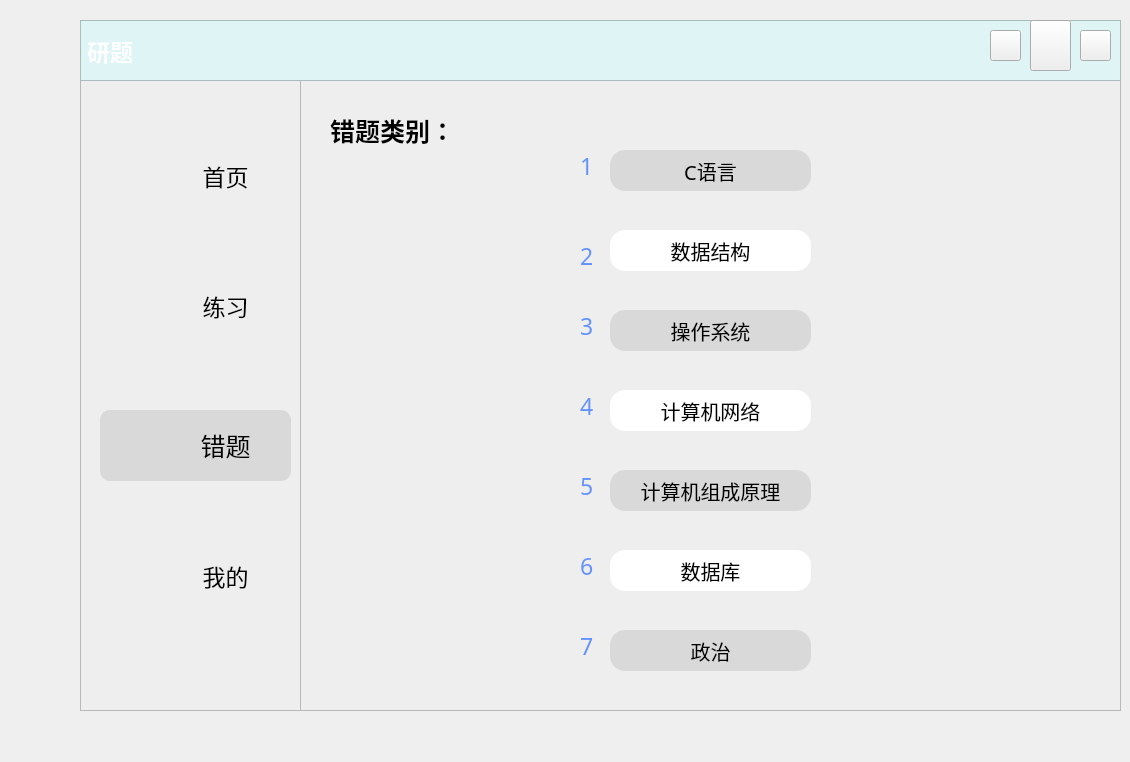
<?xml version="1.0" encoding="UTF-8"?>
<ui version="4.0">
 <class>Form</class>
 <widget class="QWidget" name="Form">
  <property name="geometry">
   <rect>
    <x>0</x>
    <y>0</y>
    <width>1130</width>
    <height>762</height>
   </rect>
  </property>
  <property name="font">
   <font>
    <family>微软雅黑</family>
   </font>
  </property>
  <property name="windowTitle">
   <string>Form</string>
  </property>
  <widget class="QPushButton" name="wr_class7">
   <property name="geometry">
    <rect>
     <x>610</x>
     <y>630</y>
     <width>201</width>
     <height>41</height>
    </rect>
   </property>
   <property name="font">
    <font>
     <family>微软雅黑</family>
     <pointsize>15</pointsize>
    </font>
   </property>
   <property name="styleSheet">
    <string notr="true">
QPushButton{
	background-color: rgb(217, 217, 217);
	border-radius:15px

}
QPushButton:pressed{
	padding-left:5px;
	padding-top:5px;	
	background-color: rgb(242, 255, 254);
}</string>
   </property>
   <property name="text">
    <string>政治</string>
   </property>
  </widget>
  <widget class="QLabel" name="wrong_class">
   <property name="geometry">
    <rect>
     <x>330</x>
     <y>100</y>
     <width>141</width>
     <height>61</height>
    </rect>
   </property>
   <property name="font">
    <font>
     <family>微软雅黑</family>
     <pointsize>19</pointsize>
     <weight>75</weight>
     <bold>true</bold>
    </font>
   </property>
   <property name="styleSheet">
    <string notr="true"/>
   </property>
   <property name="text">
    <string>错题类别：</string>
   </property>
  </widget>
  <widget class="QPushButton" name="wr_class1">
   <property name="geometry">
    <rect>
     <x>610</x>
     <y>150</y>
     <width>201</width>
     <height>41</height>
    </rect>
   </property>
   <property name="font">
    <font>
     <family>微软雅黑</family>
     <pointsize>15</pointsize>
    </font>
   </property>
   <property name="styleSheet">
    <string notr="true">
QPushButton{
	background-color: rgb(217, 217, 217);
	border-radius:15px

}
QPushButton:pressed{
	padding-left:5px;
	padding-top:5px;	
	background-color: rgb(242, 255, 254);
}</string>
   </property>
   <property name="text">
    <string>C语言</string>
   </property>
  </widget>
  <widget class="QFrame" name="frame_left">
   <property name="geometry">
    <rect>
     <x>80</x>
     <y>20</y>
     <width>221</width>
     <height>691</height>
    </rect>
   </property>
   <property name="styleSheet">
    <string notr="true">QFrame{
	background-color: rgb(238, 238, 238);
	
}</string>
   </property>
   <property name="frameShape">
    <enum>QFrame::StyledPanel</enum>
   </property>
   <property name="frameShadow">
    <enum>QFrame::Sunken</enum>
   </property>
   <property name="lineWidth">
    <number>0</number>
   </property>
   <widget class="QFrame" name="frame_chosen">
    <property name="geometry">
     <rect>
      <x>20</x>
      <y>390</y>
      <width>191</width>
      <height>71</height>
     </rect>
    </property>
    <property name="font">
     <font>
      <family>微软雅黑</family>
     </font>
    </property>
    <property name="styleSheet">
     <string notr="true">background-color: rgb(217, 217, 217);
border-radius:10px;
</string>
    </property>
    <property name="frameShape">
     <enum>QFrame::StyledPanel</enum>
    </property>
    <property name="frameShadow">
     <enum>QFrame::Raised</enum>
    </property>
    <widget class="QLabel" name="label_wrong">
     <property name="geometry">
      <rect>
       <x>0</x>
       <y>20</y>
       <width>61</width>
       <height>41</height>
      </rect>
     </property>
     <property name="styleSheet">
      <string notr="true">image: url(:/新前缀/错题.png);
background-color: rgb(217, 217, 217);</string>
     </property>
     <property name="text">
      <string/>
     </property>
    </widget>
    <widget class="QPushButton" name="Bt_wrong">
     <property name="geometry">
      <rect>
       <x>60</x>
       <y>0</y>
       <width>131</width>
       <height>71</height>
      </rect>
     </property>
     <property name="font">
      <font>
       <family>微软雅黑</family>
       <pointsize>19</pointsize>
      </font>
     </property>
     <property name="cursor">
      <cursorShape>PointingHandCursor</cursorShape>
     </property>
     <property name="styleSheet">
      <string notr="true">QPushButton{
	color: rgb(0, 0, 0);
	color: rgb(0, 0, 0);
	border-radius:30px
}
QPushButton:pressed{
	padding-left:5px;
	padding-top:5px;
}
</string>
     </property>
     <property name="text">
      <string>错题</string>
     </property>
    </widget>
   </widget>
   <widget class="QPushButton" name="Bt_mine">
    <property name="geometry">
     <rect>
      <x>80</x>
      <y>520</y>
      <width>131</width>
      <height>71</height>
     </rect>
    </property>
    <property name="font">
     <font>
      <family>微软雅黑</family>
      <pointsize>17</pointsize>
      <weight>50</weight>
      <bold>false</bold>
     </font>
    </property>
    <property name="cursor">
     <cursorShape>PointingHandCursor</cursorShape>
    </property>
    <property name="styleSheet">
     <string notr="true">QPushButton{
	border-radius:30px

}
QPushButton:hover{
	background-color: rgb(217, 217, 217);
	border-radius:30px

}
QPushButton:pressed{
padding-left:5px;
	padding-top:5px;
	background-color: rgb(242, 255, 254);
}</string>
    </property>
    <property name="text">
     <string>我的</string>
    </property>
   </widget>
   <widget class="QPushButton" name="Bt_exercise">
    <property name="geometry">
     <rect>
      <x>80</x>
      <y>250</y>
      <width>131</width>
      <height>71</height>
     </rect>
    </property>
    <property name="font">
     <font>
      <family>微软雅黑</family>
      <pointsize>17</pointsize>
      <weight>50</weight>
      <bold>false</bold>
     </font>
    </property>
    <property name="cursor">
     <cursorShape>PointingHandCursor</cursorShape>
    </property>
    <property name="styleSheet">
     <string notr="true">QPushButton{
	border-radius:30px

}
QPushButton:hover{
	background-color: rgb(217, 217, 217);
	border-radius:30px
}
QPushButton:pressed{
padding-left:5px;
	padding-top:5px;
	background-color: rgb(242, 255, 254);
}
</string>
    </property>
    <property name="text">
     <string>练习</string>
    </property>
   </widget>
   <widget class="QLabel" name="label_exercise">
    <property name="geometry">
     <rect>
      <x>20</x>
      <y>260</y>
      <width>61</width>
      <height>51</height>
     </rect>
    </property>
    <property name="styleSheet">
     <string notr="true">image: url(:/新前缀/练习2.png);</string>
    </property>
    <property name="text">
     <string/>
    </property>
   </widget>
   <widget class="QLabel" name="label_mine">
    <property name="geometry">
     <rect>
      <x>20</x>
      <y>530</y>
      <width>61</width>
      <height>51</height>
     </rect>
    </property>
    <property name="styleSheet">
     <string notr="true">image: url(:/新前缀/我的.png);</string>
    </property>
    <property name="text">
     <string/>
    </property>
   </widget>
   <widget class="QLabel" name="label_main">
    <property name="geometry">
     <rect>
      <x>20</x>
      <y>130</y>
      <width>61</width>
      <height>51</height>
     </rect>
    </property>
    <property name="styleSheet">
     <string notr="true">image: url(:/新前缀/首页.png);</string>
    </property>
    <property name="text">
     <string/>
    </property>
   </widget>
   <widget class="QPushButton" name="Bt_main">
    <property name="geometry">
     <rect>
      <x>80</x>
      <y>120</y>
      <width>131</width>
      <height>71</height>
     </rect>
    </property>
    <property name="font">
     <font>
      <family>微软雅黑</family>
      <pointsize>17</pointsize>
      <weight>50</weight>
      <italic>false</italic>
      <bold>false</bold>
      <underline>false</underline>
      <strikeout>false</strikeout>
     </font>
    </property>
    <property name="cursor">
     <cursorShape>PointingHandCursor</cursorShape>
    </property>
    <property name="styleSheet">
     <string notr="true">QPushButton{
	border-radius:30px

}
QPushButton:hover{
	background-color: rgb(217, 217, 217);
	border-radius:30px
}
QPushButton:pressed{
padding-left:5px;
	padding-top:5px;
	background-color: rgb(242, 255, 254);
}
</string>
    </property>
    <property name="text">
     <string>首页</string>
    </property>
   </widget>
  </widget>
  <widget class="QPushButton" name="wr_class3">
   <property name="geometry">
    <rect>
     <x>610</x>
     <y>310</y>
     <width>201</width>
     <height>41</height>
    </rect>
   </property>
   <property name="font">
    <font>
     <family>微软雅黑</family>
     <pointsize>15</pointsize>
    </font>
   </property>
   <property name="styleSheet">
    <string notr="true">
QPushButton{
	background-color: rgb(217, 217, 217);
	border-radius:15px

}
QPushButton:pressed{
	padding-left:5px;
	padding-top:5px;	
	background-color: rgb(242, 255, 254);
}</string>
   </property>
   <property name="text">
    <string>操作系统</string>
   </property>
  </widget>
  <widget class="QPushButton" name="wr_class5">
   <property name="geometry">
    <rect>
     <x>610</x>
     <y>470</y>
     <width>201</width>
     <height>41</height>
    </rect>
   </property>
   <property name="font">
    <font>
     <family>微软雅黑</family>
     <pointsize>15</pointsize>
    </font>
   </property>
   <property name="styleSheet">
    <string notr="true">
QPushButton{
	background-color: rgb(217, 217, 217);
	border-radius:15px

}
QPushButton:pressed{
	padding-left:5px;
	padding-top:5px;	
	background-color: rgb(242, 255, 254);
}</string>
   </property>
   <property name="text">
    <string>计算机组成原理</string>
   </property>
  </widget>
  <widget class="QPushButton" name="Bt_back">
   <property name="geometry">
    <rect>
     <x>990</x>
     <y>30</y>
     <width>31</width>
     <height>31</height>
    </rect>
   </property>
   <property name="styleSheet">
    <string notr="true">QPushButton{
	
	border-image: url(:/新前缀/返回2.png);
}
QPushButton:hover{
	background-color: rgb(217, 217, 217);
	border-radius:30px
}
QPushButton:pressed{
	padding-left:5px;
	padding-top:5px;
}</string>
   </property>
   <property name="text">
    <string/>
   </property>
  </widget>
  <widget class="QLabel" name="label_right">
   <property name="enabled">
    <bool>true</bool>
   </property>
   <property name="geometry">
    <rect>
     <x>300</x>
     <y>20</y>
     <width>821</width>
     <height>691</height>
    </rect>
   </property>
   <property name="styleSheet">
    <string notr="true">QFrame{
	background-color: rgb(238, 238, 238);
}</string>
   </property>
   <property name="frameShape">
    <enum>QFrame::StyledPanel</enum>
   </property>
   <property name="frameShadow">
    <enum>QFrame::Sunken</enum>
   </property>
   <property name="text">
    <string/>
   </property>
  </widget>
  <widget class="QPushButton" name="Bt_minimise">
   <property name="geometry">
    <rect>
     <x>1030</x>
     <y>20</y>
     <width>41</width>
     <height>51</height>
    </rect>
   </property>
   <property name="styleSheet">
    <string notr="true">
QPushButton{
	
	border-image: url(:/新前缀/最小化.png);
}
QPushButton:hover{
	background-color: rgb(217, 217, 217);
	border-radius:30px
}
QPushButton:pressed{
	padding-left:5px;
	padding-top:5px;
}</string>
   </property>
   <property name="text">
    <string/>
   </property>
   <property name="icon">
    <iconset>
     <normaloff>:/icon/res/icon/最小化.png</normaloff>:/icon/res/icon/最小化.png</iconset>
   </property>
  </widget>
  <widget class="QPushButton" name="wr_class4">
   <property name="geometry">
    <rect>
     <x>610</x>
     <y>390</y>
     <width>201</width>
     <height>41</height>
    </rect>
   </property>
   <property name="font">
    <font>
     <family>微软雅黑</family>
     <pointsize>15</pointsize>
    </font>
   </property>
   <property name="styleSheet">
    <string notr="true">QPushButton{
	
	background-color: rgb(255, 255, 255);
	border-radius:15px

}
QPushButton:pressed{
	padding-left:5px;
	padding-top:5px;
background-color: rgb(242, 255, 254);
}</string>
   </property>
   <property name="text">
    <string>计算机网络</string>
   </property>
  </widget>
  <widget class="QPushButton" name="Bt_exit">
   <property name="geometry">
    <rect>
     <x>1080</x>
     <y>30</y>
     <width>31</width>
     <height>31</height>
    </rect>
   </property>
   <property name="styleSheet">
    <string notr="true">

QPushButton{
	
	border-image: url(:/新前缀/关闭窗口.png);
	

}
QPushButton:hover{
	
	background-color: rgb(255, 0, 0);
	border-radius:30px
}
QPushButton:pressed{
	padding-left:5px;
	padding-top:5px;
}</string>
   </property>
   <property name="text">
    <string/>
   </property>
  </widget>
  <widget class="QPushButton" name="wr_class2">
   <property name="geometry">
    <rect>
     <x>610</x>
     <y>230</y>
     <width>201</width>
     <height>41</height>
    </rect>
   </property>
   <property name="font">
    <font>
     <family>微软雅黑</family>
     <pointsize>15</pointsize>
    </font>
   </property>
   <property name="autoFillBackground">
    <bool>false</bool>
   </property>
   <property name="styleSheet">
    <string notr="true">QPushButton{
	
	background-color: rgb(255, 255, 255);
	border-radius:15px

}
QPushButton:pressed{
	padding-left:5px;
	padding-top:5px;
background-color: rgb(242, 255, 254);
}</string>
   </property>
   <property name="text">
    <string>数据结构</string>
   </property>
  </widget>
  <widget class="QPushButton" name="wr_class6">
   <property name="geometry">
    <rect>
     <x>610</x>
     <y>550</y>
     <width>201</width>
     <height>41</height>
    </rect>
   </property>
   <property name="font">
    <font>
     <family>微软雅黑</family>
     <pointsize>15</pointsize>
    </font>
   </property>
   <property name="styleSheet">
    <string notr="true">QPushButton{
	
	background-color: rgb(255, 255, 255);
	border-radius:15px

}
QPushButton:pressed{
	padding-left:5px;
	padding-top:5px;
background-color: rgb(242, 255, 254);
}</string>
   </property>
   <property name="text">
    <string>数据库</string>
   </property>
  </widget>
  <widget class="QLabel" name="head_background">
   <property name="geometry">
    <rect>
     <x>80</x>
     <y>20</y>
     <width>1041</width>
     <height>61</height>
    </rect>
   </property>
   <property name="font">
    <font>
     <family>微软雅黑</family>
     <pointsize>17</pointsize>
     <weight>75</weight>
     <bold>true</bold>
    </font>
   </property>
   <property name="styleSheet">
    <string notr="true">background-color: rgb(222, 244, 245);
background-image: url(:/新前缀/背景1.jpg);
color: rgb(255, 255, 255);</string>
   </property>
   <property name="frameShape">
    <enum>QFrame::StyledPanel</enum>
   </property>
   <property name="frameShadow">
    <enum>QFrame::Sunken</enum>
   </property>
   <property name="text">
    <string>研题</string>
   </property>
  </widget>
  <widget class="QLabel" name="label_t1">
   <property name="geometry">
    <rect>
     <x>580</x>
     <y>150</y>
     <width>21</width>
     <height>31</height>
    </rect>
   </property>
   <property name="font">
    <font>
     <family>微软雅黑</family>
     <pointsize>17</pointsize>
    </font>
   </property>
   <property name="styleSheet">
    <string notr="true">color: rgb(99, 146, 255);</string>
   </property>
   <property name="text">
    <string>1</string>
   </property>
  </widget>
  <widget class="QLabel" name="label_t4">
   <property name="geometry">
    <rect>
     <x>580</x>
     <y>390</y>
     <width>21</width>
     <height>31</height>
    </rect>
   </property>
   <property name="font">
    <font>
     <family>微软雅黑</family>
     <pointsize>17</pointsize>
    </font>
   </property>
   <property name="styleSheet">
    <string notr="true">color: rgb(99, 146, 255);</string>
   </property>
   <property name="text">
    <string>4</string>
   </property>
  </widget>
  <widget class="QLabel" name="label_t3">
   <property name="geometry">
    <rect>
     <x>580</x>
     <y>310</y>
     <width>21</width>
     <height>31</height>
    </rect>
   </property>
   <property name="font">
    <font>
     <family>微软雅黑</family>
     <pointsize>17</pointsize>
    </font>
   </property>
   <property name="styleSheet">
    <string notr="true">color: rgb(99, 146, 255);</string>
   </property>
   <property name="text">
    <string>3</string>
   </property>
  </widget>
  <widget class="QLabel" name="label_t5">
   <property name="geometry">
    <rect>
     <x>580</x>
     <y>470</y>
     <width>21</width>
     <height>31</height>
    </rect>
   </property>
   <property name="font">
    <font>
     <family>微软雅黑</family>
     <pointsize>17</pointsize>
    </font>
   </property>
   <property name="styleSheet">
    <string notr="true">color: rgb(99, 146, 255);</string>
   </property>
   <property name="text">
    <string>5</string>
   </property>
  </widget>
  <widget class="QLabel" name="label_t6">
   <property name="geometry">
    <rect>
     <x>580</x>
     <y>550</y>
     <width>21</width>
     <height>31</height>
    </rect>
   </property>
   <property name="font">
    <font>
     <family>微软雅黑</family>
     <pointsize>17</pointsize>
    </font>
   </property>
   <property name="styleSheet">
    <string notr="true">color: rgb(99, 146, 255);</string>
   </property>
   <property name="text">
    <string>6</string>
   </property>
  </widget>
  <widget class="QLabel" name="label_t7">
   <property name="geometry">
    <rect>
     <x>580</x>
     <y>630</y>
     <width>21</width>
     <height>31</height>
    </rect>
   </property>
   <property name="font">
    <font>
     <family>微软雅黑</family>
     <pointsize>17</pointsize>
    </font>
   </property>
   <property name="styleSheet">
    <string notr="true">color: rgb(99, 146, 255);</string>
   </property>
   <property name="text">
    <string>7</string>
   </property>
  </widget>
  <widget class="QLabel" name="label_t2">
   <property name="geometry">
    <rect>
     <x>580</x>
     <y>240</y>
     <width>21</width>
     <height>31</height>
    </rect>
   </property>
   <property name="font">
    <font>
     <family>微软雅黑</family>
     <pointsize>17</pointsize>
    </font>
   </property>
   <property name="styleSheet">
    <string notr="true">color: rgb(99, 146, 255);</string>
   </property>
   <property name="text">
    <string>2</string>
   </property>
  </widget>
  <zorder>label_right</zorder>
  <zorder>wr_class7</zorder>
  <zorder>wrong_class</zorder>
  <zorder>wr_class1</zorder>
  <zorder>frame_left</zorder>
  <zorder>wr_class3</zorder>
  <zorder>wr_class5</zorder>
  <zorder>wr_class4</zorder>
  <zorder>wr_class2</zorder>
  <zorder>wr_class6</zorder>
  <zorder>head_background</zorder>
  <zorder>Bt_back</zorder>
  <zorder>Bt_minimise</zorder>
  <zorder>Bt_exit</zorder>
  <zorder>label_t1</zorder>
  <zorder>label_t4</zorder>
  <zorder>label_t3</zorder>
  <zorder>label_t5</zorder>
  <zorder>label_t6</zorder>
  <zorder>label_t7</zorder>
  <zorder>label_t2</zorder>
 </widget>
 <resources>
  <include location="Resources.qrc"/>
 </resources>
 <connections>
  <connection>
   <sender>Bt_minimise</sender>
   <signal>clicked()</signal>
   <receiver>Form</receiver>
   <slot>showMinimized()</slot>
   <hints>
    <hint type="sourcelabel">
     <x>1048</x>
     <y>43</y>
    </hint>
    <hint type="destinationlabel">
     <x>1129</x>
     <y>157</y>
    </hint>
   </hints>
  </connection>
  <connection>
   <sender>Bt_exit</sender>
   <signal>clicked()</signal>
   <receiver>Form</receiver>
   <slot>close()</slot>
   <hints>
    <hint type="sourcelabel">
     <x>1099</x>
     <y>41</y>
    </hint>
    <hint type="destinationlabel">
     <x>1129</x>
     <y>62</y>
    </hint>
   </hints>
  </connection>
 </connections>
</ui>
